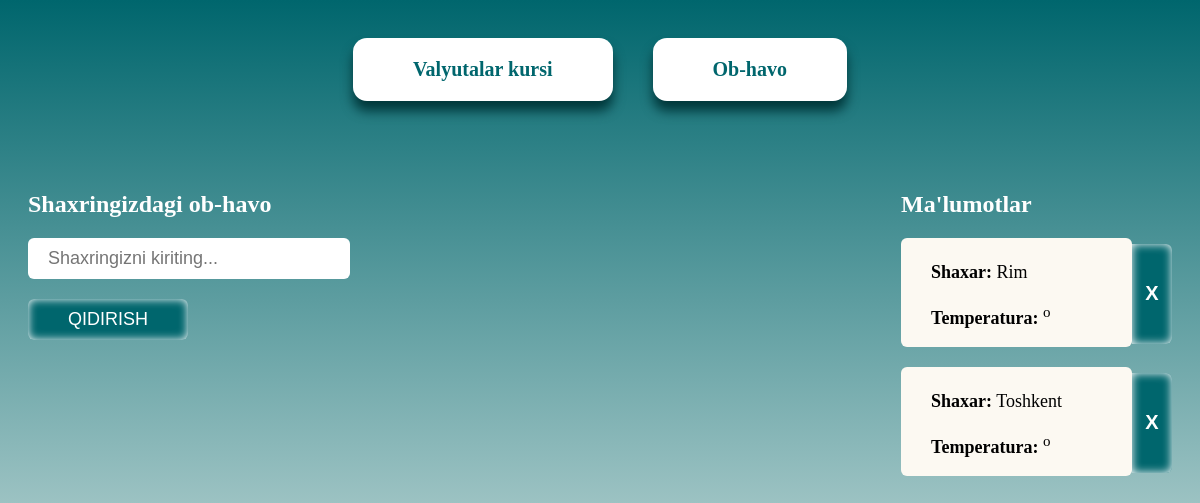
Page /weather/ on the earlier database version.
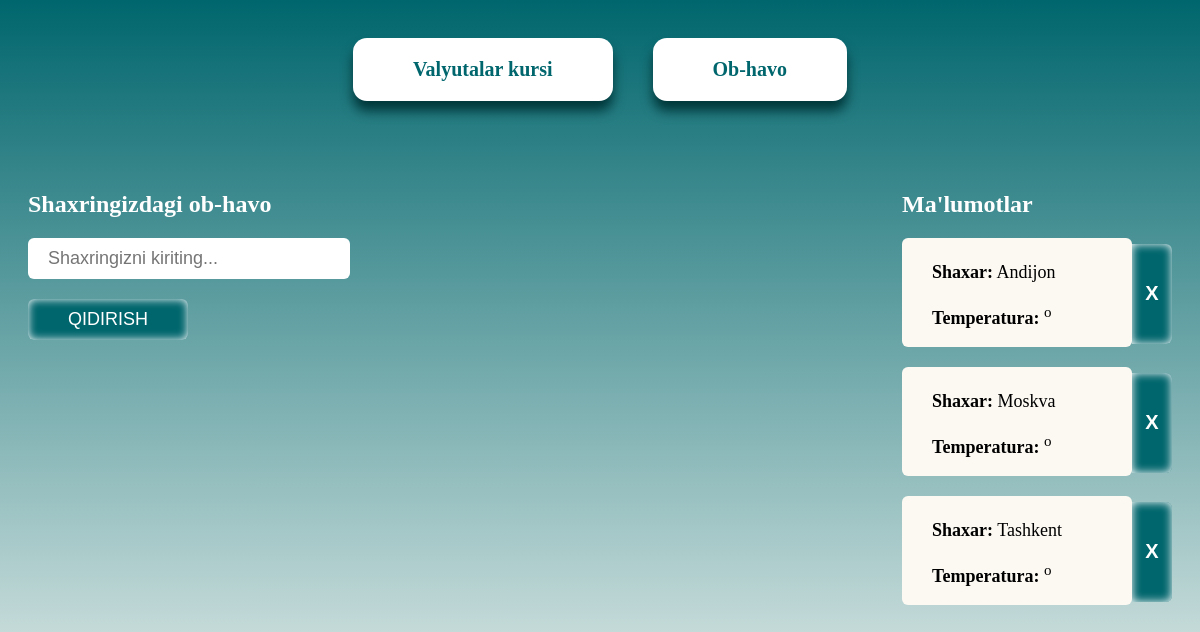
Same page on the later database version.
### weather/models.py (models this page shows, shortened)
class City(models.Model):
    name = models.CharField(max_length=30)

### weather/views.py (the view)
# urls.py: path('weather/', include("weather.urls")),
def weather(request):
    app_id = "ecf394f775014121a13130117231304"
    if request.method == 'POST':
        form = CityForm(request.POST)
        form.save()
    form = CityForm()
    cities = City.objects.all()
    all_cities = []
    for city in cities:
        url = f"http://api.weatherapi.com/v1/current.json?key={app_id}&q={city.name}&aqi=no"
        res = requests.get(url).json()
        try:
            city_info = {
                'city_pk': city.id,
                'city': city.name,
                'temp': res["current"]["temp_c"],
                'icon': res["current"]['condition']['icon']
            }
        except KeyError:
            city_info = {
                'city_pk': city.id,
                'city': "Bunday shaxar topilmadi",
                'temp': "-",
            }
        all_cities.append(city_info)
    context = {
        'all_info': all_cities,
        'form': form
    }
    return render(request, template_name='weather/weather.html', context=context)

### weather/forms.py
class CityForm(ModelForm):
    class Meta:
        model = City
        fields = ['name']
        widgets = {
            'name': TextInput(attrs={
                'class': 'city',
                'name': 'city',
                'placeholder': 'Shaxringizni kiriting...'
            })
        }

### templates/weather/weather.html (shortened to what this page needs)
{% extends 'base.html' %}
{% block content %}
<div class="wrap">
    <div class="block">
        <div class="elem">
            <h2>Shaxringizdagi ob-havo</h2>
            <form action="" method="post">
                {{ form.name }}
                <br>
                <input type="submit" name="send" value="Qidirish" class="but">
            </form>
        </div>
        <div class="elem">
            <h2>Ma'lumotlar</h2>
            {% for info in all_info %}
            <form action="{% url 'deletecity' info.city_pk %}" method="post" class="x">
                <input type="submit" value="X" class="remove">
            </form>
            <div class="info">
                <p class="data">
                    <b>Shaxar:</b> {{ info.city }} <br><br>
                    <b>Temperatura:</b> {{ info.temp }}<sup>o</sup>
                </p>
            </div>
            {% endfor %}
        </div>
    </div>
</div>
{% endblock %}

### templates/base.html (shortened to what this page needs)
{% load static %}
<!DOCTYPE html>
<html lang="en">
<head>
    <link rel="stylesheet" href="{% static 'css/style.css' %}">
</head>
<body>
    <div class="menu">
        <ul>
            <li><a href="{% url 'index' %}">Valyutalar kursi</a></li>
            <li><a href="{% url 'weather' %}">Ob-havo</a></li>
        </ul>
    </div>
    {% block content %}
    {% endblock %}
</body>
</html>

### exchange/static/css/style.css (style rules this page uses)
body { font-family: Verdana; background: -webkit-linear-gradient( top, rgba(0, 102, 109, 1) 0%, rgba(255, 253, 249, 1) 100%); background: -moz-linear-gradient( top, rgba(0, 102, 109, 1) 0%, rgba(255, 253, 249, 1) 100%); background: -o-linear-gradient( top, rgba(0, 102, 109, 1) 0%, rgba(255, 253, 249, 1) 100%); background: -ms-linear-gradient( top, rgba(0, 102, 109, 1) 0%, rgba(255, 253, 249, 1) 100%); background: linear-gradient(to bottom, rgba(0, 102, 109, 1) 0%, rgba(255, 253, 249, 1) 100%); filter: progid:DXImageTransform.Microsoft.gradient(GradientType=0, startColorstr=#00666D, endColorstr=#FFFDF9); }
.menu ul { margin: 0; padding: 0; display: flex; justify-content: center; list-style: none; }
.menu li { background-color: #FFF; margin: 30px 20px 0; border-radius: 14px; box-shadow: 0px 10px 12px #00373a; }
.menu a { text-decoration: none; flex-grow: 20px; padding: 20px 60px; box-sizing: border-box; display: block; font-size: 20px; color:rgb(0, 102, 109); font-weight: bold; }
.wrap { height: 83vh; max-width: 1200px; padding: 20px; box-sizing: border-box; margin: 50px auto 0; }
.block { display: flex; justify-content: space-between; }
.block h2 { color:#FFF; }
.city { padding: 10px 20px; font-size: 18px; width: 282px; border-radius: 6px; }
.but { margin-top: 20px; padding: 10px 40px; font-size: 18px; border-radius: 6px; background: #00666D; color: #FFF; text-transform: uppercase; box-shadow: inset 0 0 10px #FFF; cursor: pointer; }
.elem input { border: none; }
.info { background: #fcf9f2; border-radius: 6px; padding: 10px 30px 0; font-size: 18px; display: flex; margin-bottom: 20px; }
.data { margin-right: 40px; margin-top: 14px; }
.x { float: right; }
.remove { height: 100px; margin-top: 6px; border-radius: 0 6px 6px 0; cursor: pointer; background: #00666D; color: #FFF; box-shadow: inset 0 0 10px #FFF; width: 40px; font-size: 20px; font-weight: bold; }

Differences in the rows shown:
removed City: city "Rim"
removed City: city "Toshkent"
added City: city "Andijon"
added City: city "Moskva"
added City: city "Tashkent"
Other differences:
new list line: "X Shaxar: Temperatura: o"
list line gone: "X Shaxar: Temperatura: o"
